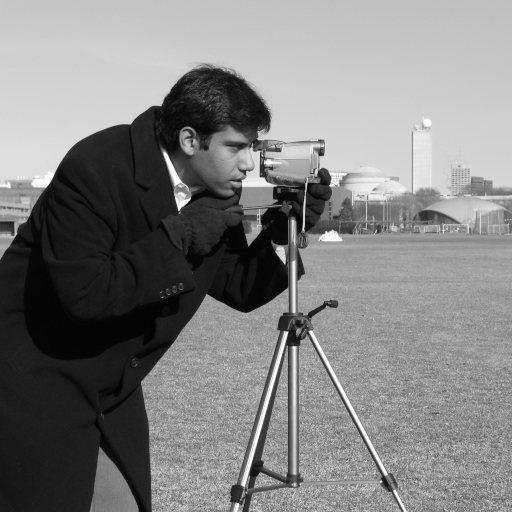
#> input picture skimage.data.camera(), 512 x 512 px
$ python basic.py   (Python 2 division)
#> lines starting #> are read from the running program, lines starting #| are printed output that depends on the picture

import numpy as np
import matplotlib.pyplot as plt

from skimage import color
from skimage.data import camera
from skimage.filters import roberts, sobel, scharr, prewitt
from skimage.io import *

image = camera()
#> image is the input picture: shape (512, 512); min 0, max 255, mean 129.1
img = imread('p1.png')
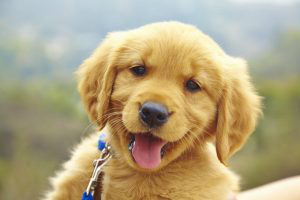
#> input picture p1.png, 300 x 200 px
#> img is the input picture: shape (200, 300, 3); mean R, G, B 177.8, 164, 129.1

#make image gray-scale
img = color.rgb2gray(img)
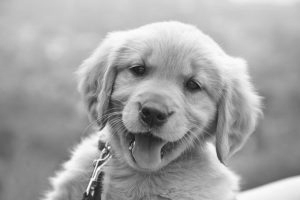
#> img: shape (200, 300) float64; min 0.0779, max 0.993, mean 0.645


# Apply filter on image
edge_sobel = sobel(img)
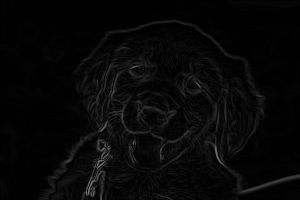
#> edge_sobel: shape (200, 300) float64; min 0, max 0.492, mean 0.0295
edge_roberts = roberts(img)

print edge_sobel
#> (printed output is left out)


fig , ax = plt.subplots(ncols = 2, sharex = True, sharey = True ,
			figsize = (8,4))

ax[0].imshow(edge_roberts)
ax[0].set_title('Roberts Edge Detection')

ax[1].imshow(edge_sobel)
ax[1].set_title('Sobel Edge Detection')

plt.show()
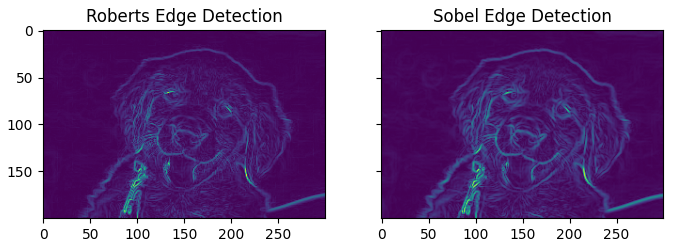
#> figure drawn by matplotlib, 2 panels

'''
edge_roberts = roberts(image)
edge_sobel  = sobel(image)

fig , ax = plt.subplots(ncols = 2 , sharex = True, sharey = True,
			figsize=(8,4))


ax[0].imshow(edge_roberts, cmap = plt.cm.gray)
ax[0].set_title('Roberts Edge Detection')

ax[1].imshow(edge_sobel, cmap = plt.cm.gray)
ax[1].set_title('Sobel Edge Detection')


for a in ax:
	a.axis('off')


plt.tight_layout()
plt.show()

'''
